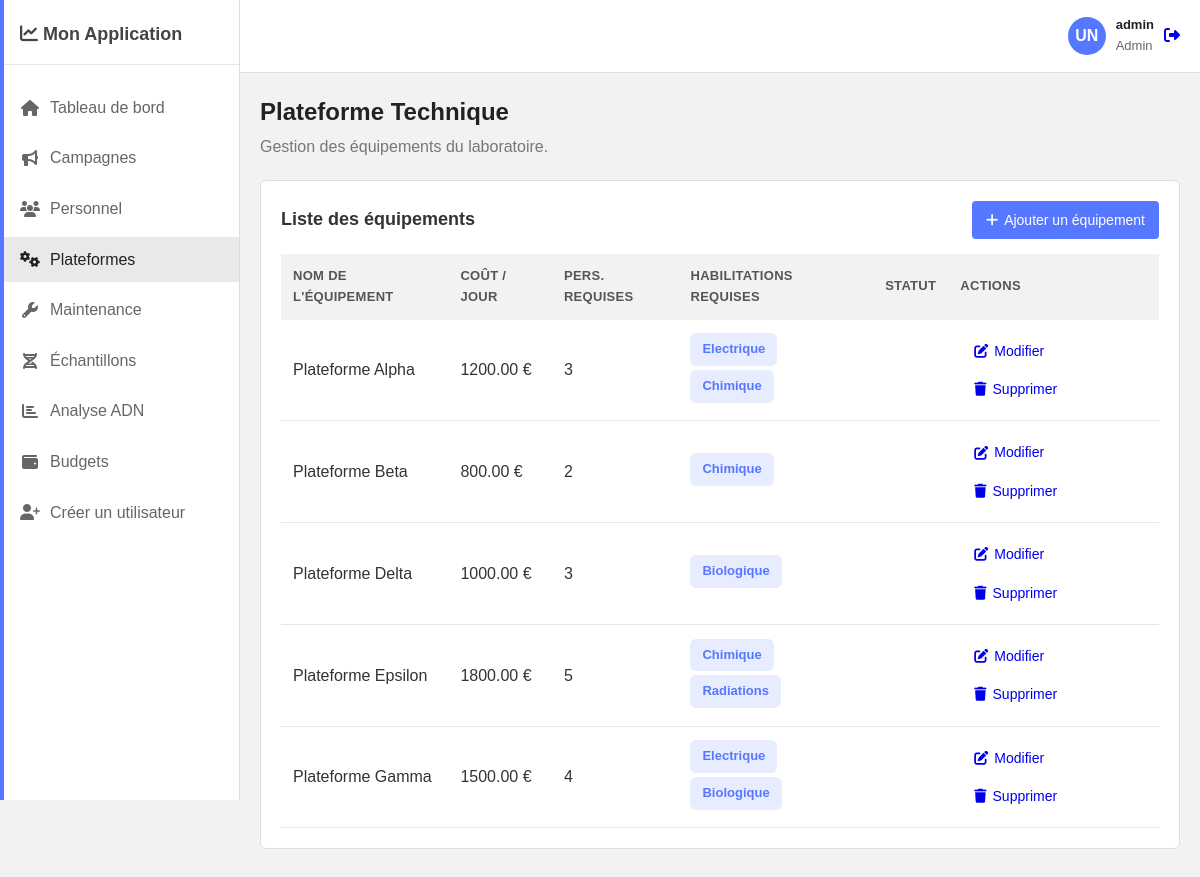
The app's page /plateforme/ (signed in) with its own data.
### monApp/models.py (models this page shows, shortened)
class User(db.Model, UserMixin):
    id = db.Column(db.Integer, primary_key=True)
    username = db.Column(db.String(80), unique=True, nullable=False)
    password = db.Column(db.String(256), nullable=False)
    role = db.Column(db.Enum(UserRole),
                     nullable=False,
                     default=UserRole.CHERCHEUR)

class Plateforme(db.Model):
    __tablename__ = 'PLATEFORME'
    idPl = db.Column(db.Integer, primary_key=True)
    nom = db.Column(db.String(100))
    nb_personnes_necessaires = db.Column(db.Integer)
    cout_journalier = db.Column(db.Numeric(10, 2))
    intervalle_maintenance = db.Column(db.Integer)
    campagnes = db.relationship('Campagne', backref='plateforme', lazy=True)
    maintenances = db.relationship('Maintenance',
                                   backref='plateforme',
                                   lazy=True)
    habilitations_requises = db.relationship('Habilitation',
                                             secondary=requiert,
                                             backref=db.backref(
                                                 'plateformes_requerantes',
                                                 lazy=True))

class Habilitation(db.Model):
    __tablename__ = 'HABILITATION'
    idHab = db.Column(db.Integer, primary_key=True)
    nomHab = db.Column(db.String(50), unique=True)

### monApp/views.py (the view)
@app.route('/plateforme/')
@login_required
@role_required(UserRole.ADMIN, UserRole.TECHNIQUE)
def plateforme():
    equipements = Plateforme.query.order_by(Plateforme.nom).all()
    return render_template('plateforme.html', equipements=equipements)

### monApp/views.py (called while the page is built)
def role_required(*roles):
    def wrapper(fn):
        @wraps(fn)
        def decorated_view(*args, **kwargs):
            if not current_user.is_authenticated or current_user.role not in roles:
                abort(403)
            return fn(*args, **kwargs)
        return decorated_view
    return wrapper

@login_manager.user_loader
def load_user(user_id):
    return User.query.get(int(user_id))

### monApp/templates/plateforme.html (shortened to what this page needs)
{% extends "base.html" %}
{% block extra_css %}
<link rel="stylesheet" href="{{ url_for('static', filename='css/plateforme.css') }}">
{% endblock %}
{% block content %}
<div class="page-title">
    <h1>Plateforme Technique</h1>
    <p>Gestion des équipements du laboratoire.</p>
</div>
<div class="card">
    <div class="card-header">
        <h2 class="card-title">Liste des équipements</h2>
        <a href="{{ url_for('add_plateforme') }}" class="btn btn-primary"><i class="fas fa-plus"></i> Ajouter un équipement</a>
    </div>
    <div class="table-responsive">
        <table class="table">
            <thead>
                <tr>
                    <th>Nom de l'équipement</th>
                    <th>Coût / jour</th>
                    <th>Pers. requises</th>
                    <th>Habilitations requises</th>
                    <th>Statut</th>
                    <th>Actions</th>
                </tr>
            </thead>
            <tbody>
                {% for equipement in equipements %}
                <tr>
                    <td>{{ equipement.nom }}</td>
                    <td>{{ "%.2f"|format(equipement.cout_journalier) }} €</td>
                    <td>{{ equipement.nb_personnes_necessaires }}</td>
                    <td>
                        {% for hab in equipement.habilitations_requises %}
                            <span class="badge badge-habilitation">{{ hab.nomHab }}</span>
                        {% else %}
                            <span class="text-muted">Aucune</span>
                        {% endfor %}
                    </td>
                    <td><span class="badge badge-{{ equipement.statut_class }}">{{ equipement.statut }}</span></td>
                    <td class="actions">
                        <a href="{{ url_for('edit_plateforme', equipement_id=equipement.idPl) }}" class="btn btn-sm btn-info"><i class="fas fa-edit"></i> Modifier</a>
                        <a href="{{ url_for('delete_plateforme', equipement_id=equipement.idPl) }}" class="btn btn-sm btn-danger"><i class="fas fa-trash"></i> Supprimer</a>
                    </td>
                </tr>
                {% endfor %}
            </tbody>
        </table>
    </div>
</div>
{% endblock %}

### monApp/templates/base.html (shortened to what this page needs)
<!DOCTYPE html>
<html lang="fr">
<head>
    <link rel="stylesheet" href="https://cdnjs.cloudflare.com/ajax/libs/font-awesome/6.4.0/css/all.min.css">
    <link rel="stylesheet" href="{{ url_for('static', filename='../static/css/base.css') }}">
    {% block extra_css %}{% endblock %}
</head>
<body>
    <aside class="sidebar">
        <div class="sidebar-header">
            <h2><i class="fas fa-chart-line"></i> Mon Application</h2>
        </div>
        <nav>
            <ul class="sidebar-menu">
                <li><a href="{{ url_for('tableau_de_bord') }}" class="{{ 'active' if 'tableau_de_bord' in request.endpoint else '' }}"><i class="fas fa-home"></i> Tableau de bord</a></li>
                {% if current_user.role.value in ['chercheur', 'admin'] %}
                    <li><a href="{{ url_for('campagnes') }}" class="{{ 'active' if 'campagnes' in request.endpoint else '' }}"><i class="fas fa-bullhorn"></i> Campagnes</a></li>
                {% endif %}
                {% if current_user.role.value == 'admin' %}
                    <li><a href="{{ url_for('personnel') }}" class="{{ 'active' if 'personnel' in request.endpoint else '' }}"><i class="fas fa-users"></i> Personnel</a></li>
                {% endif %}
                {% if current_user.role.value in ['admin', 'technique'] %}
                    <li><a href="{{ url_for('plateforme') }}" class="{{ 'active' if 'plateforme' in request.endpoint else '' }}"><i class="fas fa-cogs"></i> Plateformes</a></li>
                    <li><a href="{{ url_for('maintenance') }}" class="{{ 'active' if 'maintenance' in request.endpoint else '' }}"><i class="fas fa-wrench"></i> Maintenance</a></li>
                {% endif %}
                {% if current_user.role.value in ['chercheur', 'admin'] %}
                    <li><a href="{{ url_for('sequences_adn') }}" class="{{ 'active' if 'sequences_adn' in request.endpoint else '' }}"><i class="fas fa-dna"></i> Échantillons</a></li>
                    <li><a href="{{ url_for('analyse') }}" class="{{ 'active' if 'analyse' in request.endpoint else '' }}"><i class="fas fa-chart-bar"></i> Analyse ADN</a></li>
                {% endif %}
                {% if current_user.role.value in ['direction', 'admin'] %}
                    <li><a href="{{ url_for('budget') }}" class="{{ 'active' if 'budget' in request.endpoint else '' }}"><i class="fas fa-wallet"></i> Budgets</a></li>
                {% endif %}
                {% if current_user.role.value in ['direction', 'admin'] %}
                    <li><a href="{{ url_for('creer_compte') }}" class="{{ 'active' if 'creer_compte' in request.endpoint else '' }}"><i class="fas fa-user-plus"></i> Créer un utilisateur</a></li>
                {% endif %}
            </ul>
        </nav>
    </aside>
    <main class="main-content">
        <header class="header">
            <div class="user-info">
                <div class="user-avatar">UN</div>
                <div class="user-details">
                    <span class="user-name">{{ current_user.username }}</span>
                    <span class="user-role">{{ current_user.role.value|capitalize }}</span>
                </div>
                <a href="{{ url_for('logout') }}" class="btn-logout" title="Déconnexion">
                    <i class="fas fa-sign-out-alt"></i>
                </a>
            </div>
        </header>
        <div class="container">
            {% block content %}{% endblock %}
        </div>
    </main>
</body>
</html>

### monApp/static/css/base.css (style rules this page uses)
* { margin: 0; padding: 0; box-sizing: border-box; }
body { font-family: Arial, sans-serif; background: #f2f2f2; color: #333; line-height: 1.6; min-height: 100vh; }
.sidebar { position: fixed; left: 0; top: 0; width: 240px; height: 100vh; background: #ffffff; border-right: 1px solid #ddd; padding: 20px 0; transition: transform 0.3s ease; }
.sidebar-header { padding: 0 20px 15px; border-bottom: 1px solid #e6e6e6; }
.sidebar-header h2 { font-size: 18px; font-weight: 700; color: #444; }
.sidebar-menu { list-style: none; padding: 15px 0; }
.sidebar-menu li { margin: 5px 0; }
.sidebar-menu a { display: flex; align-items: center; padding: 10px 20px; text-decoration: none; color: #666; transition: background 0.2s; }
.sidebar-menu a:hover, .sidebar-menu a.active { background: #e9e9e9; color: #222; }
.sidebar-menu a.active::before { content: ""; position: absolute; left: 0; width: 4px; top: 0; bottom: 0; background: #5677ff; }
.sidebar-menu i { margin-right: 10px; width: 20px; text-align: center; }
.main-content { margin-left: 240px; min-height: 100vh; }
.header { background: #ffffff; border-bottom: 1px solid #ddd; padding: 15px 20px; display: flex; justify-content: space-between; align-items: center; position: sticky; top: 0; }
.user-info { display: flex; align-items: center; gap: 10px; }
.user-avatar { width: 38px; height: 38px; border-radius: 50%; background: #5677ff; color: white; display: flex; align-items: center; justify-content: center; font-weight: 700; }
.user-details span { display: block; font-size: 13px; }
.user-name { font-weight: 600; color: #222; }
.user-role { color: #666; }
.container { padding: 20px; }
.page-title { margin-bottom: 20px; }
.page-title h1 { font-size: 24px; margin-bottom: 3px; color: #222; }
.page-title p { color: #777; }
.btn { padding: 8px 14px; border-radius: 4px; outline: none; border: none; cursor: pointer; display: inline-flex; align-items: center; gap: 6px; text-decoration: none; font-size: 14px; }
.btn-primary { background: #5677ff; color: white; }

### monApp/static/css/plateforme.css (style rules this page uses)
.card { background: #ffffff; border-radius: 6px; padding: 20px; border: 1px solid #ddd; margin-bottom: 20px; }
.card-header { display: flex; justify-content: space-between; align-items: center; margin-bottom: 15px; }
.card-title { font-size: 18px; font-weight: 600; }
table { width: 100%; border-collapse: collapse; }
thead { background: #f2f2f2; }
th { padding: 12px; text-align: left; font-weight: 600; font-size: 13px; text-transform: uppercase; letter-spacing: 0.3px; color: #555; }
td { padding: 12px; border-bottom: 1px solid #e6e6e6; }
.badge { display: inline-block; padding: 6px 12px; border-radius: 6px; font-size: 13px; font-weight: 600; }
.badge-habilitation { background: #e8ecff; color: #5677ff; margin-right: 6px; margin-bottom: 4px; }

### records on screen
User: username "admin", role.value "Admin"
Plateforme: nom "Plateforme Alpha", cout_journalier "1200.00", nb_personnes_necessaires "3"
Habilitation: nomHab "Electrique"
Habilitation: nomHab "Chimique"
Plateforme: nom "Plateforme Beta", cout_journalier "800.00", nb_personnes_necessaires "2"
Plateforme: nom "Plateforme Delta", cout_journalier "1000.00", nb_personnes_necessaires "3"
Habilitation: nomHab "Biologique"
Plateforme: nom "Plateforme Epsilon", cout_journalier "1800.00", nb_personnes_necessaires "5"
Habilitation: nomHab "Radiations"
Plateforme: nom "Plateforme Gamma", cout_journalier "1500.00", nb_personnes_necessaires "4"
